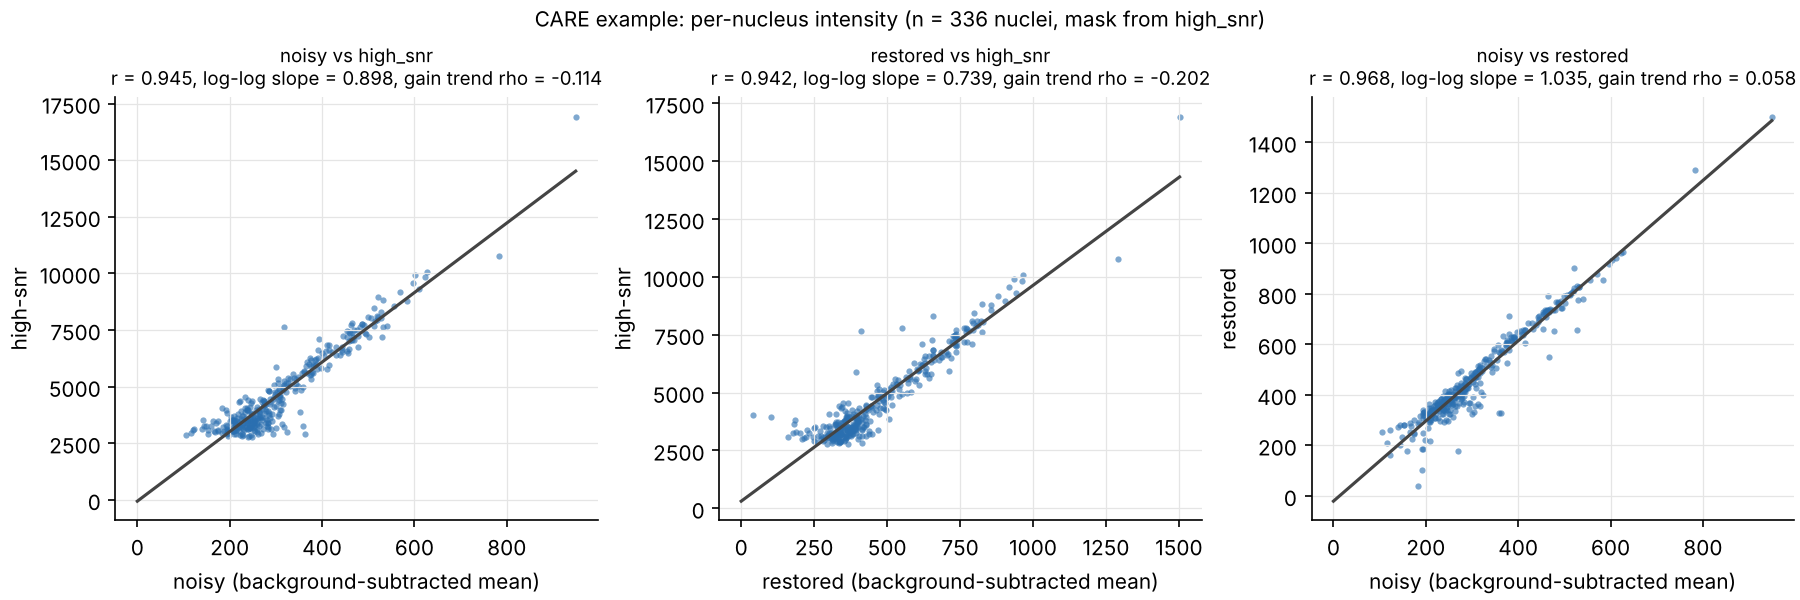

Here is the Python script that generated this plot:
"""Intensity linearity of the CARE example against the high-SNR acquisition (exploratory; not in the final Fig 2).

Per nucleus, background-subtracted mean intensity in three images of the same field (0.6337 um/px):
  noisy     = care_denoising_acquired.tif   (low-SNR acquisition, the model input)
  restored  = care_denoising_restored.tif   (CARE output)
  high_snr  = care_denoising_highsnr_reference.tif  (high-SNR acquisition = reference)
Pairs compared: noisy vs high_snr, restored vs high_snr, noisy vs restored (the comparison in Fig 2c).

Nuclei are segmented on the high-SNR image (independent of the model); as a sensitivity check, also on the restored
image with exactly the Fig 2c procedure. Background = median intensity outside the nuclear mask, per image.
For each pair (x -> y): Pearson r, Spearman rho, least-squares line y = a x + b with R^2, the log-log slope
(1 = proportional response; < 1 compresses bright nuclei, > 1 expands them) and the Spearman correlation between the
ratio y/x and x (0 = constant gain; a trend = intensity-dependent gain, i.e. non-linearity).

Usage (from fig2/analysis, PYTHONPATH = repository root; needs matplotlib):  python care_linearity.py
Writes care_linearity.json and care_linearity.png next to this script.
"""
from __future__ import annotations

import json
from pathlib import Path

import numpy as np
import tifffile
from scipy import ndimage as ndi
from scipy import stats
from skimage import feature, filters, measure, morphology, segmentation

from common.paths import raw_file

HERE = Path(__file__).resolve().parent
IMAGES = {"noisy": "care_denoising_acquired.tif", "restored": "care_denoising_restored.tif",
          "high_snr": "care_denoising_highsnr_reference.tif"}
PAIRS = [("noisy", "high_snr"), ("restored", "high_snr"), ("noisy", "restored")]
MIN_NUCLEUS_PX = 30          # as Fig 2c
PEAK_MIN_DISTANCE = 5        # as Fig 2c


def segment_nuclei(image: np.ndarray) -> np.ndarray:
    """Fig 2c procedure: Otsu threshold, opening (disk 1), remove < 30 px, distance-transform watershed."""
    mask = image > filters.threshold_otsu(image)
    mask = morphology.remove_small_objects(morphology.binary_opening(mask, morphology.disk(1)), MIN_NUCLEUS_PX)
    dist = ndi.distance_transform_edt(mask)
    peaks = feature.peak_local_max(dist, min_distance=PEAK_MIN_DISTANCE, labels=measure.label(mask), exclude_border=False)
    markers = np.zeros(mask.shape, int)
    markers[tuple(peaks.T)] = np.arange(1, len(peaks) + 1)
    return segmentation.watershed(-dist, markers, mask=mask)


def nucleus_intensities(labels: np.ndarray, image: np.ndarray) -> np.ndarray:
    """Background-subtracted mean intensity of each nucleus (background = median outside all nuclei)."""
    background = float(np.median(image[labels == 0]))
    means = ndi.mean(image, labels=labels, index=np.arange(1, labels.max() + 1))
    return np.asarray(means) - background


def compare(x: np.ndarray, y: np.ndarray) -> dict:
    """Agreement and linearity statistics for y as a function of x (nuclei with positive signal in both)."""
    keep = (x > 0) & (y > 0)
    x, y = x[keep], y[keep]
    fit = stats.linregress(x, y)
    loglog = stats.linregress(np.log(x), np.log(y))
    return {"n": int(keep.sum()), "pearson_r": round(float(fit.rvalue), 3),
            "spearman_rho": round(float(stats.spearmanr(x, y).statistic), 3),
            "slope": round(float(fit.slope), 3), "intercept": round(float(fit.intercept), 1),
            "r2": round(float(fit.rvalue ** 2), 3), "loglog_slope": round(float(loglog.slope), 3),
            "loglog_slope_ci95": [round(float(loglog.slope - 1.96 * loglog.stderr), 3),
                                  round(float(loglog.slope + 1.96 * loglog.stderr), 3)],
            "gain_median": round(float(np.median(y / x)), 3),
            "gain_vs_intensity_rho": round(float(stats.spearmanr(x, y / x).statistic), 3)}


def analyse(mask_source: str, images: dict) -> tuple[dict, dict]:
    """Segment on one image, measure all three, compare every pair."""
    labels = segment_nuclei(images[mask_source])
    values = {name: nucleus_intensities(labels, image) for name, image in images.items()}
    results = {f"{x}_vs_{y}": compare(values[x], values[y]) for x, y in PAIRS}
    return {"mask_from": mask_source, "n_nuclei": int(labels.max()), "pairs": results}, values


def plot(values: dict, results: dict, path: Path) -> None:
    """Three scatter panels (one per pair) with the least-squares line; shared style, one colour."""
    import matplotlib
    matplotlib.use("Agg")
    import matplotlib.pyplot as plt
    fig, axes = plt.subplots(1, 3, figsize=(12, 4), constrained_layout=True)
    for ax, (x, y) in zip(axes, PAIRS):
        r = results["pairs"][f"{x}_vs_{y}"]
        xv, yv = values[x], values[y]
        keep = (xv > 0) & (yv > 0)
        ax.scatter(xv[keep], yv[keep], s=9, color="#2a6fb0", alpha=0.6, linewidths=0)
        xs = np.linspace(0, xv[keep].max(), 50)
        ax.plot(xs, r["slope"] * xs + r["intercept"], color="#444444", lw=1.5)
        ax.set_xlabel(f"{x.replace('_', '-')} (background-subtracted mean)")
        ax.set_ylabel(f"{y.replace('_', '-')}")
        ax.set_title(f"{x} vs {y}\nr = {r['pearson_r']}, log-log slope = {r['loglog_slope']}, "
                     f"gain trend rho = {r['gain_vs_intensity_rho']}", fontsize=9)
        ax.spines[["top", "right"]].set_visible(False)
        ax.grid(color="#e5e5e5", lw=0.6)
    fig.suptitle(f"CARE example: per-nucleus intensity (n = {results['n_nuclei']} nuclei, mask from {results['mask_from']})",
                 fontsize=10)
    fig.savefig(path, dpi=150)


def main() -> None:
    images = {name: tifffile.imread(raw_file(file)).astype(float) for name, file in IMAGES.items()}
    shapes = {name: im.shape for name, im in images.items()}
    if len(set(shapes.values())) != 1:
        raise ValueError(f"Images differ in shape: {shapes}")
    primary, values = analyse("high_snr", images)
    sensitivity, _ = analyse("restored", images)
    out = {"primary": primary, "sensitivity_mask_from_restored": sensitivity}
    (HERE / "care_linearity.json").write_text(json.dumps(out, indent=1))
    plot(values, primary, HERE / "care_linearity.png")
    for block in (primary, sensitivity):
        print(f"mask from {block['mask_from']} (n={block['n_nuclei']})")
        for pair, r in block["pairs"].items():
            print(f"  {pair:22s} r={r['pearson_r']} rho={r['spearman_rho']} slope={r['slope']} R2={r['r2']} "
                  f"loglog={r['loglog_slope']} {r['loglog_slope_ci95']} gain={r['gain_median']} gain~I rho={r['gain_vs_intensity_rho']}")


if __name__ == "__main__":
    main()
